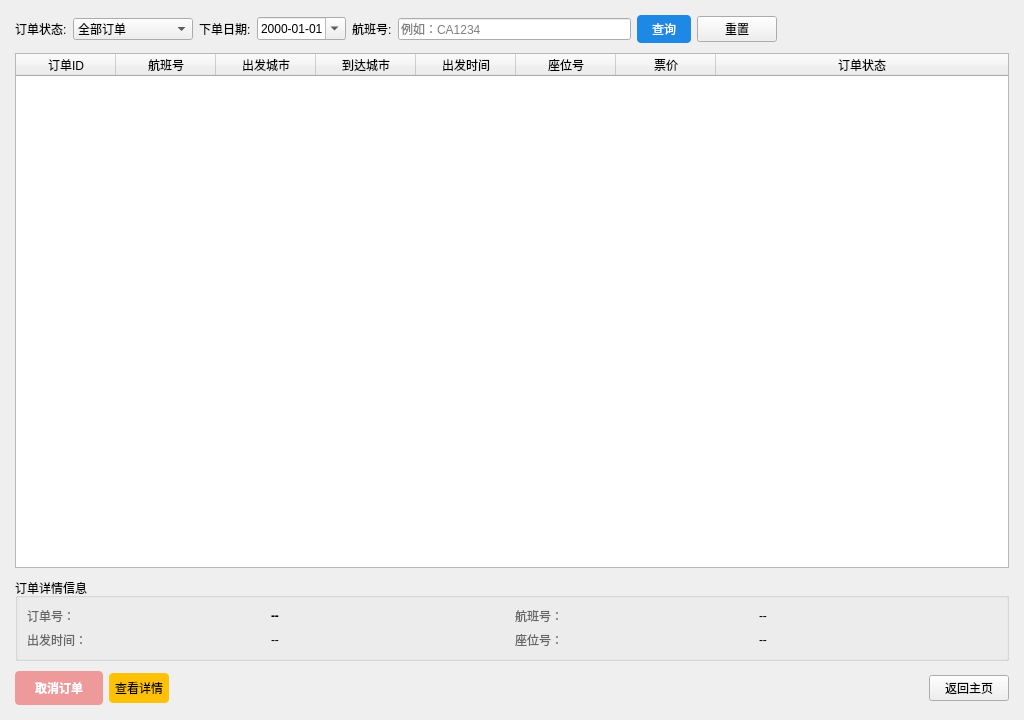
<?xml version="1.0" encoding="UTF-8"?>
<ui version="4.0">
 <class>OrderManager</class>
 <widget class="QWidget" name="OrderManager">
  <property name="geometry">
   <rect>
    <x>0</x>
    <y>0</y>
    <width>1024</width>
    <height>720</height>
   </rect>
  </property>
  <property name="windowTitle">
   <string>订单管理系统</string>
  </property>
  <layout class="QVBoxLayout" name="verticalLayout">
   <property name="spacing">
    <number>10</number>
   </property>
   <property name="leftMargin">
    <number>15</number>
   </property>
   <property name="topMargin">
    <number>15</number>
   </property>
   <property name="rightMargin">
    <number>15</number>
   </property>
   <property name="bottomMargin">
    <number>15</number>
   </property>

   <!-- 顶部筛选栏（与FlightManager查询栏风格对齐） -->
   <item>
    <widget class="QWidget" name="widgetQuery" native="true">
     <layout class="QHBoxLayout" name="horizontalLayout_2">
      <property name="leftMargin">
       <number>0</number>
      </property>
      <property name="topMargin">
       <number>0</number>
      </property>
      <property name="rightMargin">
       <number>0</number>
      </property>
      <property name="bottomMargin">
       <number>0</number>
      </property>
      <item>
       <widget class="QLabel" name="lblOrderStatus">
        <property name="text">
         <string>订单状态:</string>
        </property>
       </widget>
      </item>
      <item>
       <widget class="QComboBox" name="cbxOrderStatus">
        <property name="minimumSize">
         <size>
          <width>120</width>
          <height>0</height>
         </size>
        </property>
        <item>
         <property name="text">
          <string>全部订单</string>
         </property>
        </item>
        <item>
         <property name="text">
          <string>已支付</string>
         </property>
        </item>
        <item>
         <property name="text">
          <string>已取消</string>
         </property>
        </item>
       </widget>
      </item>
      <item>
       <widget class="QLabel" name="lblOrderDate">
        <property name="text">
         <string>下单日期:</string>
        </property>
       </widget>
      </item>
      <item>
       <widget class="QDateEdit" name="deOrderDate">
        <property name="displayFormat">
         <string>yyyy-MM-dd</string>
        </property>
        <property name="calendarPopup">
         <bool>true</bool>
        </property>
       </widget>
      </item>
      <item>
       <widget class="QLabel" name="lblFlightNum">
        <property name="text">
         <string>航班号:</string>
        </property>
       </widget>
      </item>
      <item>
       <widget class="QLineEdit" name="leFlightNum">
        <property name="placeholderText">
         <string>例如：CA1234</string>
        </property>
        <property name="clearButtonEnabled">
         <bool>true</bool>
        </property>
       </widget>
      </item>
      <item>
       <widget class="QPushButton" name="btnQuery">
        <property name="cursor">
         <cursorShape>PointingHandCursor</cursorShape>
        </property>
        <property name="styleSheet">
         <string notr="true">QPushButton {
    background-color: #1E88E5;
    color: white;
    border-radius: 4px;
    padding: 5px 15px;
    border: none;
}
QPushButton:hover {
    background-color: #1976D2;
}
QPushButton:pressed {
    background-color: #0D47A1;
}</string>
        </property>
        <property name="text">
         <string>查询</string>
        </property>
       </widget>
      </item>
      <item>
       <widget class="QPushButton" name="btnReset">
        <property name="cursor">
         <cursorShape>PointingHandCursor</cursorShape>
        </property>
        <property name="text">
         <string>重置</string>
        </property>
       </widget>
      </item>
      <item>
       <spacer name="horizontalSpacer_Query">
        <property name="orientation">
         <enum>Qt::Horizontal</enum>
        </property>
        <property name="sizeHint" stdset="0">
         <size>
          <width>40</width>
          <height>20</height>
         </size>
        </property>
       </spacer>
      </item>
     </layout>
    </widget>
   </item>

   <!-- 订单表格（与FlightManager表格风格对齐） -->
   <item>
    <widget class="QTableWidget" name="twOrderList">
     <property name="editTriggers">
      <set>QAbstractItemView::NoEditTriggers</set>
     </property>
     <property name="alternatingRowColors">
      <bool>true</bool>
     </property>
     <property name="selectionMode">
      <enum>QAbstractItemView::SingleSelection</enum>
     </property>
     <property name="selectionBehavior">
      <enum>QAbstractItemView::SelectRows</enum>
     </property>
     <property name="sortingEnabled">
      <bool>true</bool>
     </property>
     <attribute name="horizontalHeaderStretchLastSection">
      <bool>true</bool>
     </attribute>
     <column>
      <property name="text">
       <string>订单ID</string>
      </property>
     </column>
     <column>
      <property name="text">
       <string>航班号</string>
      </property>
     </column>
     <column>
      <property name="text">
       <string>出发城市</string>
      </property>
     </column>
     <column>
      <property name="text">
       <string>到达城市</string>
      </property>
     </column>
     <column>
      <property name="text">
       <string>出发时间</string>
      </property>
     </column>
     <column>
      <property name="text">
       <string>座位号</string>
      </property>
     </column>
     <column>
      <property name="text">
       <string>票价</string>
      </property>
     </column>
     <column>
      <property name="text">
       <string>订单状态</string>
      </property>
     </column>
    </widget>
   </item>

   <!-- 订单详情栏（与FlightManager详情栏风格对齐） -->
   <item>
    <widget class="QGroupBox" name="gbOrderDetails">
     <property name="title">
      <string>订单详情信息</string>
     </property>
     <property name="visible">
      <bool>false</bool>
     </property>
     <layout class="QGridLayout" name="gridLayout">
      <item row="0" column="0">
       <widget class="QLabel" name="lblTitleOrderNo">
        <property name="styleSheet">
         <string notr="true">color: #666;</string>
        </property>
        <property name="text">
         <string>订单号：</string>
        </property>
       </widget>
      </item>
      <item row="0" column="1">
       <widget class="QLabel" name="valOrderNo">
        <property name="font">
         <font>
          <bold>true</bold>
          <weight>75</weight>
         </font>
        </property>
        <property name="text">
         <string>--</string>
        </property>
       </widget>
      </item>
      <item row="0" column="2">
       <widget class="QLabel" name="lblTitleFlight">
        <property name="styleSheet">
         <string notr="true">color: #666;</string>
        </property>
        <property name="text">
         <string>航班号：</string>
        </property>
       </widget>
      </item>
      <item row="0" column="3">
       <widget class="QLabel" name="valFlight">
        <property name="text">
         <string>--</string>
        </property>
       </widget>
      </item>
      <item row="1" column="0">
       <widget class="QLabel" name="lblTitleDepart">
        <property name="styleSheet">
         <string notr="true">color: #666;</string>
        </property>
        <property name="text">
         <string>出发时间：</string>
        </property>
       </widget>
      </item>
      <item row="1" column="1">
       <widget class="QLabel" name="valDepart">
        <property name="text">
         <string>--</string>
        </property>
       </widget>
      </item>
      <item row="1" column="2">
       <widget class="QLabel" name="lblTitleSeat">
        <property name="styleSheet">
         <string notr="true">color: #666;</string>
        </property>
        <property name="text">
         <string>座位号：</string>
        </property>
       </widget>
      </item>
      <item row="1" column="3">
       <widget class="QLabel" name="valSeat">
        <property name="text">
         <string>--</string>
        </property>
       </widget>
      </item>
     </layout>
    </widget>
   </item>

   <!-- 底部操作栏（新增独立取消订单按钮，样式与航班界面删除按钮一致） -->
   <item>
    <widget class="QWidget" name="widgetBottom" native="true">
     <layout class="QHBoxLayout" name="horizontalLayout">
      <property name="leftMargin">
       <number>0</number>
      </property>
      <property name="topMargin">
       <number>0</number>
      </property>
      <property name="rightMargin">
       <number>0</number>
      </property>
      <property name="bottomMargin">
       <number>0</number>
      </property>
      <!-- 新增：独立取消订单按钮 -->
      <item>
       <widget class="QPushButton" name="btnCancelOrder">
        <property name="enabled">
         <bool>false</bool>
        </property>
        <property name="cursor">
         <cursorShape>PointingHandCursor</cursorShape>
        </property>
        <property name="styleSheet">
         <string notr="true">QPushButton {
    background-color: #F44336;
    color: white;
    border-radius: 4px;
    padding: 8px 20px;
    font-weight: bold;
}
QPushButton:disabled {
    background-color: #EF9A9A;
}
QPushButton:hover:enabled {
    background-color: #D32F2F;
}</string>
        </property>
        <property name="text">
         <string>取消订单</string>
        </property>
       </widget>
      </item>
      <item>
       <widget class="QPushButton" name="btnViewDetail">
        <property name="enabled">
         <bool>false</bool>
        </property>
        <property name="styleSheet">
         <string notr="true">background-color: #FFC107; color: black; border-radius: 4px; padding: 6px;</string>
        </property>
        <property name="text">
         <string>查看详情</string>
        </property>
       </widget>
      </item>
      <item>
       <spacer name="horizontalSpacer_Buttons">
        <property name="orientation">
         <enum>Qt::Horizontal</enum>
        </property>
        <property name="sizeHint" stdset="0">
         <size>
          <width>40</width>
          <height>20</height>
         </size>
        </property>
       </spacer>
      </item>
      <item>
       <widget class="QPushButton" name="btnExit">
        <property name="text">
         <string>返回主页</string>
        </property>
       </widget>
      </item>
     </layout>
    </widget>
   </item>
  </layout>
 </widget>
 <resources/>
 <connections/>
</ui>
